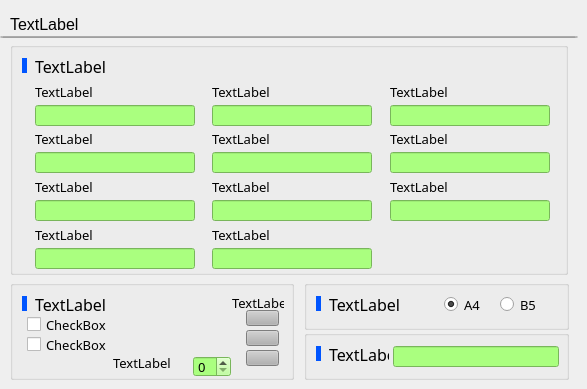
   <widget class="QWidget" name="TabSheet4">
    <attribute name="title">
     <string>页</string>
    </attribute>
    <widget class="QLineEdit" name="lineEdit_7">
     <property name="geometry">
      <rect>
       <x>0</x>
       <y>36</y>
       <width>578</width>
       <height>2</height>
      </rect>
     </property>
    </widget>
    <widget class="QLabel" name="lblTabSheet4">
     <property name="geometry">
      <rect>
       <x>10</x>
       <y>14</y>
       <width>80</width>
       <height>20</height>
      </rect>
     </property>
     <property name="font">
      <font>
       <family>Arial</family>
       <pointsize>12</pointsize>
      </font>
     </property>
     <property name="text">
      <string>TextLabel</string>
     </property>
    </widget>
    <widget class="QGroupBox" name="groupBox_9">
     <property name="geometry">
      <rect>
       <x>10</x>
       <y>42</y>
       <width>558</width>
       <height>233</height>
      </rect>
     </property>
     <property name="title">
      <string/>
     </property>
     <widget class="QLabel" name="lblPrintTitle">
      <property name="geometry">
       <rect>
        <x>25</x>
        <y>16</y>
        <width>81</width>
        <height>16</height>
       </rect>
      </property>
      <property name="font">
       <font>
        <family>宋体</family>
        <pointsize>12</pointsize>
       </font>
      </property>
      <property name="text">
       <string>TextLabel</string>
      </property>
     </widget>
     <widget class="QLabel" name="panCapSet_6">
      <property name="geometry">
       <rect>
        <x>12</x>
        <y>16</y>
        <width>5</width>
        <height>15</height>
       </rect>
      </property>
      <property name="styleSheet">
       <string notr="true">background-color: rgb(0, 85, 255);</string>
      </property>
      <property name="text">
       <string/>
      </property>
     </widget>
     <widget class="QLabel" name="lblTitle1">
      <property name="geometry">
       <rect>
        <x>25</x>
        <y>43</y>
        <width>160</width>
        <height>13</height>
       </rect>
      </property>
      <property name="font">
       <font>
        <family>宋体</family>
        <pointsize>10</pointsize>
       </font>
      </property>
      <property name="text">
       <string>TextLabel</string>
      </property>
     </widget>
     <widget class="QLabel" name="lblTitle2">
      <property name="geometry">
       <rect>
        <x>202</x>
        <y>43</y>
        <width>160</width>
        <height>13</height>
       </rect>
      </property>
      <property name="font">
       <font>
        <family>宋体</family>
        <pointsize>10</pointsize>
       </font>
      </property>
      <property name="text">
       <string>TextLabel</string>
      </property>
     </widget>
     <widget class="QLabel" name="lblTitle3">
      <property name="geometry">
       <rect>
        <x>380</x>
        <y>43</y>
        <width>160</width>
        <height>13</height>
       </rect>
      </property>
      <property name="font">
       <font>
        <family>宋体</family>
        <pointsize>10</pointsize>
       </font>
      </property>
      <property name="text">
       <string>TextLabel</string>
      </property>
     </widget>
     <widget class="QLineEdit" name="edtTitle1">
      <property name="geometry">
       <rect>
        <x>25</x>
        <y>63</y>
        <width>160</width>
        <height>21</height>
       </rect>
      </property>
      <property name="font">
       <font>
        <family>宋体</family>
        <pointsize>10</pointsize>
       </font>
      </property>
      <property name="styleSheet">
       <string notr="true">background-color: rgb(170, 255, 127);</string>
      </property>
     </widget>
     <widget class="QLineEdit" name="edtTitle2">
      <property name="geometry">
       <rect>
        <x>202</x>
        <y>63</y>
        <width>160</width>
        <height>21</height>
       </rect>
      </property>
      <property name="font">
       <font>
        <family>宋体</family>
        <pointsize>10</pointsize>
       </font>
      </property>
      <property name="styleSheet">
       <string notr="true">background-color: rgb(170, 255, 127);</string>
      </property>
     </widget>
     <widget class="QLineEdit" name="edtTitle3">
      <property name="geometry">
       <rect>
        <x>380</x>
        <y>63</y>
        <width>160</width>
        <height>21</height>
       </rect>
      </property>
      <property name="font">
       <font>
        <family>宋体</family>
        <pointsize>10</pointsize>
       </font>
      </property>
      <property name="styleSheet">
       <string notr="true">background-color: rgb(170, 255, 127);</string>
      </property>
     </widget>
     <widget class="QLineEdit" name="edtTitle7">
      <property name="geometry">
       <rect>
        <x>380</x>
        <y>110</y>
        <width>160</width>
        <height>21</height>
       </rect>
      </property>
      <property name="font">
       <font>
        <family>宋体</family>
        <pointsize>10</pointsize>
       </font>
      </property>
      <property name="styleSheet">
       <string notr="true">background-color: rgb(170, 255, 127);</string>
      </property>
     </widget>
     <widget class="QLabel" name="lblTitle5">
      <property name="geometry">
       <rect>
        <x>25</x>
        <y>90</y>
        <width>160</width>
        <height>13</height>
       </rect>
      </property>
      <property name="font">
       <font>
        <family>宋体</family>
        <pointsize>10</pointsize>
       </font>
      </property>
      <property name="text">
       <string>TextLabel</string>
      </property>
     </widget>
     <widget class="QLabel" name="lblTitle4">
      <property name="geometry">
       <rect>
        <x>202</x>
        <y>90</y>
        <width>160</width>
        <height>13</height>
       </rect>
      </property>
      <property name="font">
       <font>
        <family>宋体</family>
        <pointsize>10</pointsize>
       </font>
      </property>
      <property name="text">
       <string>TextLabel</string>
      </property>
     </widget>
     <widget class="QLabel" name="lblTitle7">
      <property name="geometry">
       <rect>
        <x>380</x>
        <y>90</y>
        <width>160</width>
        <height>13</height>
       </rect>
      </property>
      <property name="font">
       <font>
        <family>宋体</family>
        <pointsize>10</pointsize>
       </font>
      </property>
      <property name="text">
       <string>TextLabel</string>
      </property>
     </widget>
     <widget class="QLineEdit" name="edtTitle5">
      <property name="geometry">
       <rect>
        <x>25</x>
        <y>110</y>
        <width>160</width>
        <height>21</height>
       </rect>
      </property>
      <property name="font">
       <font>
        <family>宋体</family>
        <pointsize>10</pointsize>
       </font>
      </property>
      <property name="styleSheet">
       <string notr="true">background-color: rgb(170, 255, 127);</string>
      </property>
     </widget>
     <widget class="QLineEdit" name="edtTitle4">
      <property name="geometry">
       <rect>
        <x>202</x>
        <y>110</y>
        <width>160</width>
        <height>21</height>
       </rect>
      </property>
      <property name="font">
       <font>
        <family>宋体</family>
        <pointsize>10</pointsize>
       </font>
      </property>
      <property name="styleSheet">
       <string notr="true">background-color: rgb(170, 255, 127);</string>
      </property>
     </widget>
     <widget class="QLabel" name="lblTitle9">
      <property name="geometry">
       <rect>
        <x>380</x>
        <y>138</y>
        <width>160</width>
        <height>13</height>
       </rect>
      </property>
      <property name="font">
       <font>
        <family>宋体</family>
        <pointsize>10</pointsize>
       </font>
      </property>
      <property name="text">
       <string>TextLabel</string>
      </property>
     </widget>
     <widget class="QLineEdit" name="edtTitle9">
      <property name="geometry">
       <rect>
        <x>380</x>
        <y>158</y>
        <width>160</width>
        <height>21</height>
       </rect>
      </property>
      <property name="font">
       <font>
        <family>宋体</family>
        <pointsize>10</pointsize>
       </font>
      </property>
      <property name="styleSheet">
       <string notr="true">background-color: rgb(170, 255, 127);</string>
      </property>
     </widget>
     <widget class="QLabel" name="lblTitle6">
      <property name="geometry">
       <rect>
        <x>25</x>
        <y>138</y>
        <width>160</width>
        <height>13</height>
       </rect>
      </property>
      <property name="font">
       <font>
        <family>宋体</family>
        <pointsize>10</pointsize>
       </font>
      </property>
      <property name="text">
       <string>TextLabel</string>
      </property>
     </widget>
     <widget class="QLabel" name="lblTitle8">
      <property name="geometry">
       <rect>
        <x>202</x>
        <y>138</y>
        <width>160</width>
        <height>13</height>
       </rect>
      </property>
      <property name="font">
       <font>
        <family>宋体</family>
        <pointsize>10</pointsize>
       </font>
      </property>
      <property name="text">
       <string>TextLabel</string>
      </property>
     </widget>
     <widget class="QLineEdit" name="edtTitle6">
      <property name="geometry">
       <rect>
        <x>25</x>
        <y>158</y>
        <width>160</width>
        <height>21</height>
       </rect>
      </property>
      <property name="font">
       <font>
        <family>宋体</family>
        <pointsize>10</pointsize>
       </font>
      </property>
      <property name="styleSheet">
       <string notr="true">background-color: rgb(170, 255, 127);</string>
      </property>
     </widget>
     <widget class="QLineEdit" name="edtTitle8">
      <property name="geometry">
       <rect>
        <x>202</x>
        <y>158</y>
        <width>160</width>
        <height>21</height>
       </rect>
      </property>
      <property name="font">
       <font>
        <family>宋体</family>
        <pointsize>10</pointsize>
       </font>
      </property>
      <property name="styleSheet">
       <string notr="true">background-color: rgb(170, 255, 127);</string>
      </property>
     </widget>
     <widget class="QLineEdit" name="edtTitle11">
      <property name="geometry">
       <rect>
        <x>202</x>
        <y>206</y>
        <width>160</width>
        <height>21</height>
       </rect>
      </property>
      <property name="font">
       <font>
        <family>宋体</family>
        <pointsize>10</pointsize>
       </font>
      </property>
      <property name="styleSheet">
       <string notr="true">background-color: rgb(170, 255, 127);</string>
      </property>
     </widget>
     <widget class="QLineEdit" name="edtTitle10">
      <property name="geometry">
       <rect>
        <x>25</x>
        <y>206</y>
        <width>160</width>
        <height>21</height>
       </rect>
      </property>
      <property name="font">
       <font>
        <family>宋体</family>
        <pointsize>10</pointsize>
       </font>
      </property>
      <property name="styleSheet">
       <string notr="true">background-color: rgb(170, 255, 127);</string>
      </property>
     </widget>
     <widget class="QLabel" name="lblTitle11">
      <property name="geometry">
       <rect>
        <x>202</x>
        <y>186</y>
        <width>160</width>
        <height>13</height>
       </rect>
      </property>
      <property name="font">
       <font>
        <family>宋体</family>
        <pointsize>10</pointsize>
       </font>
      </property>
      <property name="text">
       <string>TextLabel</string>
      </property>
     </widget>
     <widget class="QLabel" name="lblTitle10">
      <property name="geometry">
       <rect>
        <x>25</x>
        <y>186</y>
        <width>160</width>
        <height>13</height>
       </rect>
      </property>
      <property name="font">
       <font>
        <family>宋体</family>
        <pointsize>10</pointsize>
       </font>
      </property>
      <property name="text">
       <string>TextLabel</string>
      </property>
     </widget>
    </widget>
    <widget class="QGroupBox" name="groupBox_10">
     <property name="geometry">
      <rect>
       <x>10</x>
       <y>280</y>
       <width>284</width>
       <height>100</height>
      </rect>
     </property>
     <property name="title">
      <string/>
     </property>
     <widget class="QLabel" name="panCapSet_7">
      <property name="geometry">
       <rect>
        <x>12</x>
        <y>16</y>
        <width>5</width>
        <height>15</height>
       </rect>
      </property>
      <property name="styleSheet">
       <string notr="true">background-color: rgb(0, 85, 255);</string>
      </property>
      <property name="text">
       <string/>
      </property>
     </widget>
     <widget class="QLabel" name="lblPrintLine">
      <property name="geometry">
       <rect>
        <x>25</x>
        <y>16</y>
        <width>150</width>
        <height>16</height>
       </rect>
      </property>
      <property name="font">
       <font>
        <family>宋体</family>
        <pointsize>12</pointsize>
       </font>
      </property>
      <property name="text">
       <string>TextLabel</string>
      </property>
     </widget>
     <widget class="QCheckBox" name="chkGridRLine">
      <property name="geometry">
       <rect>
        <x>17</x>
        <y>56</y>
        <width>210</width>
        <height>17</height>
       </rect>
      </property>
      <property name="font">
       <font>
        <family>宋体</family>
        <pointsize>10</pointsize>
       </font>
      </property>
      <property name="text">
       <string>CheckBox</string>
      </property>
     </widget>
     <widget class="QCheckBox" name="chkPrintGrid">
      <property name="geometry">
       <rect>
        <x>17</x>
        <y>36</y>
        <width>210</width>
        <height>17</height>
       </rect>
      </property>
      <property name="font">
       <font>
        <family>宋体</family>
        <pointsize>10</pointsize>
       </font>
      </property>
      <property name="text">
       <string>CheckBox</string>
      </property>
     </widget>
     <widget class="QLabel" name="lblWaveColor">
      <property name="geometry">
       <rect>
        <x>222</x>
        <y>16</y>
        <width>52</width>
        <height>13</height>
       </rect>
      </property>
      <property name="font">
       <font>
        <family>宋体</family>
        <pointsize>10</pointsize>
       </font>
      </property>
      <property name="text">
       <string>TextLabel</string>
      </property>
     </widget>
     <widget class="QLabel" name="lblLineWidth">
      <property name="geometry">
       <rect>
        <x>103</x>
        <y>76</y>
        <width>78</width>
        <height>13</height>
       </rect>
      </property>
      <property name="font">
       <font>
        <family>宋体</family>
        <pointsize>10</pointsize>
       </font>
      </property>
      <property name="text">
       <string>TextLabel</string>
      </property>
     </widget>
     <widget class="QSpinBox" name="edtLineWidth">
      <property name="geometry">
       <rect>
        <x>183</x>
        <y>76</y>
        <width>38</width>
        <height>21</height>
       </rect>
      </property>
      <property name="font">
       <font>
        <family>宋体</family>
        <pointsize>10</pointsize>
       </font>
      </property>
      <property name="styleSheet">
       <string notr="true">background-color: rgb(170, 255, 127);</string>
      </property>
     </widget>
     <widget class="QPushButton" name="panWaveColor">
      <property name="geometry">
       <rect>
        <x>236</x>
        <y>30</y>
        <width>33</width>
        <height>16</height>
       </rect>
      </property>
      <property name="focusPolicy">
       <enum>Qt::NoFocus</enum>
      </property>
      <property name="styleSheet">
       <string notr="true">background-color: rgb(177, 177, 177);</string>
      </property>
      <property name="text">
       <string/>
      </property>
     </widget>
     <widget class="QPushButton" name="panGridColor">
      <property name="geometry">
       <rect>
        <x>236</x>
        <y>50</y>
        <width>33</width>
        <height>16</height>
       </rect>
      </property>
      <property name="focusPolicy">
       <enum>Qt::NoFocus</enum>
      </property>
      <property name="styleSheet">
       <string notr="true">background-color: rgb(177, 177, 177);</string>
      </property>
      <property name="text">
       <string/>
      </property>
     </widget>
     <widget class="QPushButton" name="panLineColor">
      <property name="geometry">
       <rect>
        <x>236</x>
        <y>70</y>
        <width>33</width>
        <height>16</height>
       </rect>
      </property>
      <property name="focusPolicy">
       <enum>Qt::NoFocus</enum>
      </property>
      <property name="styleSheet">
       <string notr="true">background-color: rgb(177, 177, 177);</string>
      </property>
      <property name="text">
       <string/>
      </property>
     </widget>
    </widget>
    <widget class="QGroupBox" name="groupBox_11">
     <property name="geometry">
      <rect>
       <x>304</x>
       <y>280</y>
       <width>265</width>
       <height>50</height>
      </rect>
     </property>
     <property name="title">
      <string/>
     </property>
     <widget class="QLabel" name="panCapSet_8">
      <property name="geometry">
       <rect>
        <x>12</x>
        <y>16</y>
        <width>5</width>
        <height>15</height>
       </rect>
      </property>
      <property name="styleSheet">
       <string notr="true">background-color: rgb(0, 85, 255);</string>
      </property>
      <property name="text">
       <string/>
      </property>
     </widget>
     <widget class="QLabel" name="lblPrintKind">
      <property name="geometry">
       <rect>
        <x>25</x>
        <y>16</y>
        <width>81</width>
        <height>16</height>
       </rect>
      </property>
      <property name="font">
       <font>
        <family>宋体</family>
        <pointsize>12</pointsize>
       </font>
      </property>
      <property name="text">
       <string>TextLabel</string>
      </property>
     </widget>
     <widget class="QRadioButton" name="radA4">
      <property name="enabled">
       <bool>true</bool>
      </property>
      <property name="geometry">
       <rect>
        <x>140</x>
        <y>16</y>
        <width>49</width>
        <height>17</height>
       </rect>
      </property>
      <property name="font">
       <font>
        <family>宋体</family>
        <pointsize>10</pointsize>
       </font>
      </property>
      <property name="text">
       <string>A4</string>
      </property>
      <property name="checked">
       <bool>true</bool>
      </property>
     </widget>
     <widget class="QRadioButton" name="radB5">
      <property name="enabled">
       <bool>true</bool>
      </property>
      <property name="geometry">
       <rect>
        <x>196</x>
        <y>16</y>
        <width>49</width>
        <height>17</height>
       </rect>
      </property>
      <property name="font">
       <font>
        <family>宋体</family>
        <pointsize>10</pointsize>
       </font>
      </property>
      <property name="text">
       <string>B5</string>
      </property>
      <property name="checked">
       <bool>false</bool>
      </property>
     </widget>
    </widget>
    <widget class="QGroupBox" name="groupBox_12">
     <property name="geometry">
      <rect>
       <x>304</x>
       <y>330</y>
       <width>265</width>
       <height>50</height>
      </rect>
     </property>
     <property name="title">
      <string/>
     </property>
     <widget class="QLabel" name="panCapSet_9">
      <property name="geometry">
       <rect>
        <x>12</x>
        <y>16</y>
        <width>5</width>
        <height>15</height>
       </rect>
      </property>
      <property name="styleSheet">
       <string notr="true">background-color: rgb(0, 85, 255);</string>
      </property>
      <property name="text">
       <string/>
      </property>
     </widget>
     <widget class="QLabel" name="lblScrip">
      <property name="geometry">
       <rect>
        <x>25</x>
        <y>16</y>
        <width>60</width>
        <height>16</height>
       </rect>
      </property>
      <property name="font">
       <font>
        <family>宋体</family>
        <pointsize>12</pointsize>
       </font>
      </property>
      <property name="text">
       <string>TextLabel</string>
      </property>
     </widget>
     <widget class="QLineEdit" name="edtScrip">
      <property name="geometry">
       <rect>
        <x>89</x>
        <y>16</y>
        <width>166</width>
        <height>21</height>
       </rect>
      </property>
      <property name="font">
       <font>
        <family>宋体</family>
        <pointsize>10</pointsize>
       </font>
      </property>
      <property name="styleSheet">
       <string notr="true">background-color: rgb(170, 255, 127);</string>
      </property>
     </widget>
    </widget>
   </widget>
